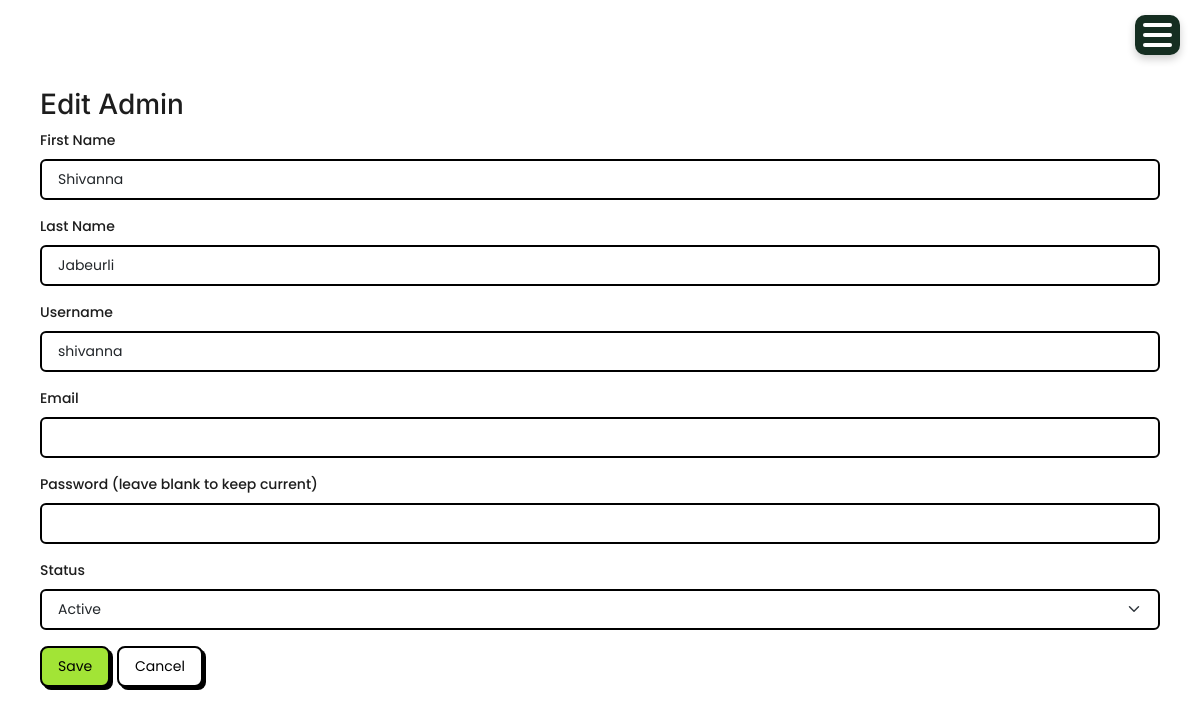
The app's page /edit_admin/48/, older data.
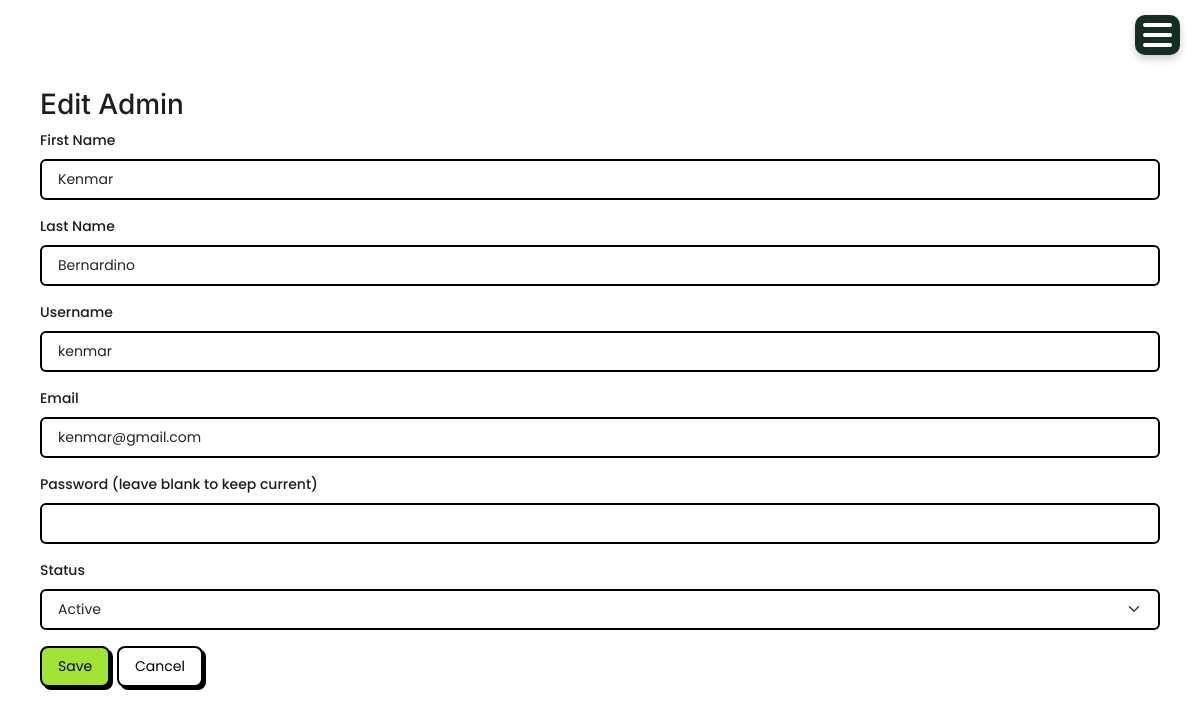
The same page, newer data.
### account/models.py (models this page shows)
class User(AbstractUser):
    is_admin = models.BooleanField('Is admin', default=False)
    is_student = models.BooleanField('Is student', default=False)
    is_faculty = models.BooleanField('Is faculty', default=False)
    department = models.CharField(max_length=100, blank=True, null=True)
    course = models.CharField(max_length=100, blank=True, null=True)
    section = models.CharField(max_length=50, blank=True, null=True)
    status = models.CharField(max_length=20, default="Active")  # Active, Inactive, Pending
    ROLE_CHOICES = (
        ('admin', 'Admin'),
        ('faculty', 'Faculty'),
        ('student', 'Student'),
    )
    role = models.CharField(max_length=20, choices=ROLE_CHOICES)

### account/views.py (the view, shortened to what this page needs)
# urls.py: path('edit_admin/<int:admin_id>/', views.edit_admin, name='edit_admin'),
def edit_admin(request, admin_id):
    admin = get_object_or_404(User, pk=admin_id)
    return render(request, 'edit_admin.html', {'admin': admin})

### templates/edit_admin.html (shortened to what this page needs)
{% extends 'base.html' %}
{% block content %}
<div class="container mt-5">
    <h2>Edit Admin</h2>
    <form method="post">
        <div class="mb-3">
            <label class="form-label">First Name</label>
            <input type="text" class="form-control" name="first_name" value="{{ admin.first_name }}">
        </div>
        <div class="mb-3">
            <label class="form-label">Last Name</label>
            <input type="text" class="form-control" name="last_name" value="{{ admin.last_name }}">
        </div>
        <div class="mb-3">
            <label class="form-label">Username</label>
            <input type="text" class="form-control" name="username" value="{{ admin.username }}">
        </div>
        <div class="mb-3">
            <label class="form-label">Email</label>
            <input type="email" class="form-control" name="email" value="{{ admin.email }}">
        </div>
        <div class="mb-3">
            <label class="form-label">Password (leave blank to keep current)</label>
            <input type="password" class="form-control" name="password">
        </div>
        <div class="mb-3">
            <label class="form-label">Status</label>
            <select class="form-select" name="status">
                <option value="Active" {% if admin.status == 'Active' %}selected{% endif %}>Active</option>
            </select>
        </div>
        <button type="submit" class="btn btn-primary">Save</button>
        <a href="{% url 'manage_user' %}" class="btn btn-secondary">Cancel</a>
    </form>
</div>
{% endblock %}

Row changes from the older to the newer data that the page shows:
changed User "Active": first_name "Shivanna" → "Kenmar"; last_name "Jabeurli" → "Bernardino"; username "shivanna" → "kenmar"; email (not shown) → "kenmar@gmail.com"
